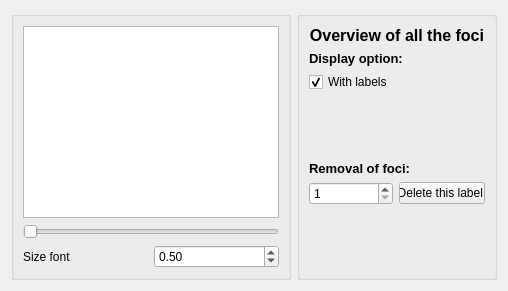
          <widget class="QWidget" name="page_4">
           <layout class="QGridLayout" name="gridLayout_6">
            <item row="0" column="1">
             <widget class="QGroupBox" name="groupBox_7">
              <property name="sizePolicy">
               <sizepolicy hsizetype="Preferred" vsizetype="Preferred">
                <horstretch>0</horstretch>
                <verstretch>0</verstretch>
               </sizepolicy>
              </property>
              <property name="minimumSize">
               <size>
                <width>200</width>
                <height>0</height>
               </size>
              </property>
              <property name="maximumSize">
               <size>
                <width>200</width>
                <height>16777215</height>
               </size>
              </property>
              <property name="title">
               <string/>
              </property>
              <layout class="QGridLayout" name="gridLayout_5">
               <item row="6" column="0">
                <widget class="QSpinBox" name="spinBox_delete_foci_tab_results">
                 <property name="minimum">
                  <number>1</number>
                 </property>
                 <property name="maximum">
                  <number>1000</number>
                 </property>
                 <property name="value">
                  <number>1</number>
                 </property>
                </widget>
               </item>
               <item row="6" column="1">
                <widget class="QPushButton" name="pushButton_delete_foci_tab_results">
                 <property name="text">
                  <string>Delete this label </string>
                 </property>
                </widget>
               </item>
               <item row="0" column="0" colspan="2">
                <widget class="QLabel" name="label_11">
                 <property name="sizePolicy">
                  <sizepolicy hsizetype="Minimum" vsizetype="Minimum">
                   <horstretch>0</horstretch>
                   <verstretch>0</verstretch>
                  </sizepolicy>
                 </property>
                 <property name="font">
                  <font>
                   <pointsize>12</pointsize>
                   <weight>75</weight>
                   <bold>true</bold>
                  </font>
                 </property>
                 <property name="text">
                  <string>Overview of all the foci </string>
                 </property>
                 <property name="alignment">
                  <set>Qt::AlignHCenter|Qt::AlignTop</set>
                 </property>
                 <property name="wordWrap">
                  <bool>true</bool>
                 </property>
                </widget>
               </item>
               <item row="3" column="0">
                <widget class="QCheckBox" name="checkBox_Circled_foci_with_label">
                 <property name="sizePolicy">
                  <sizepolicy hsizetype="Preferred" vsizetype="Fixed">
                   <horstretch>0</horstretch>
                   <verstretch>0</verstretch>
                  </sizepolicy>
                 </property>
                 <property name="focusPolicy">
                  <enum>Qt::StrongFocus</enum>
                 </property>
                 <property name="layoutDirection">
                  <enum>Qt::LeftToRight</enum>
                 </property>
                 <property name="text">
                  <string>With labels</string>
                 </property>
                 <property name="checked">
                  <bool>true</bool>
                 </property>
                 <property name="tristate">
                  <bool>false</bool>
                 </property>
                </widget>
               </item>
               <item row="4" column="0">
                <spacer name="verticalSpacer_7">
                 <property name="orientation">
                  <enum>Qt::Vertical</enum>
                 </property>
                 <property name="sizeHint" stdset="0">
                  <size>
                   <width>20</width>
                   <height>40</height>
                  </size>
                 </property>
                </spacer>
               </item>
               <item row="7" column="0">
                <spacer name="verticalSpacer_8">
                 <property name="orientation">
                  <enum>Qt::Vertical</enum>
                 </property>
                 <property name="sizeHint" stdset="0">
                  <size>
                   <width>20</width>
                   <height>40</height>
                  </size>
                 </property>
                </spacer>
               </item>
               <item row="5" column="0" colspan="2">
                <widget class="QLabel" name="label_13">
                 <property name="font">
                  <font>
                   <pointsize>10</pointsize>
                   <weight>75</weight>
                   <bold>true</bold>
                  </font>
                 </property>
                 <property name="text">
                  <string>Removal of foci:</string>
                 </property>
                </widget>
               </item>
               <item row="1" column="0" colspan="2">
                <widget class="QLabel" name="label_12">
                 <property name="font">
                  <font>
                   <pointsize>10</pointsize>
                   <weight>75</weight>
                   <bold>true</bold>
                  </font>
                 </property>
                 <property name="text">
                  <string>Display option:</string>
                 </property>
                 <property name="alignment">
                  <set>Qt::AlignLeading|Qt::AlignLeft|Qt::AlignTop</set>
                 </property>
                 <property name="wordWrap">
                  <bool>true</bool>
                 </property>
                </widget>
               </item>
              </layout>
             </widget>
            </item>
            <item row="0" column="0">
             <widget class="QGroupBox" name="groupBox_9">
              <property name="title">
               <string/>
              </property>
              <layout class="QGridLayout" name="gridLayout_9">
               <item row="4" column="1">
                <widget class="QDoubleSpinBox" name="doubleSpinBox_size_font">
                 <property name="minimum">
                  <double>0.100000000000000</double>
                 </property>
                 <property name="singleStep">
                  <double>0.100000000000000</double>
                 </property>
                 <property name="value">
                  <double>0.500000000000000</double>
                 </property>
                </widget>
               </item>
               <item row="4" column="0">
                <widget class="QLabel" name="label_28">
                 <property name="text">
                  <string>Size font</string>
                 </property>
                </widget>
               </item>
               <item row="2" column="0" colspan="2">
                <widget class="QSlider" name="horizontalSlider_Image_in_Time_results">
                 <property name="maximum">
                  <number>1</number>
                 </property>
                 <property name="orientation">
                  <enum>Qt::Horizontal</enum>
                 </property>
                </widget>
               </item>
               <item row="1" column="0" colspan="2">
                <widget class="QGraphicsView" name="graphicsView_detected_foci"/>
               </item>
              </layout>
             </widget>
            </item>
           </layout>
          </widget>
